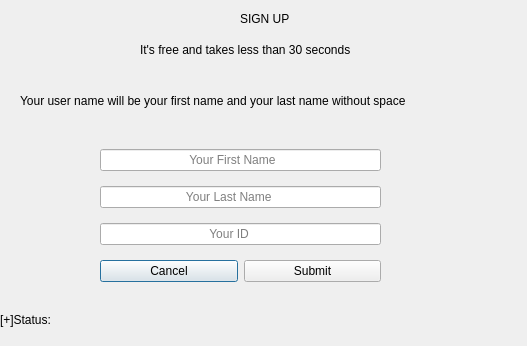
<?xml version="1.0" encoding="UTF-8"?>
<ui version="4.0">
 <class>CreateStudentAccountView</class>
 <widget class="QDialog" name="CreateStudentAccountView">
  <property name="geometry">
   <rect>
    <x>0</x>
    <y>0</y>
    <width>527</width>
    <height>346</height>
   </rect>
  </property>
  <property name="windowTitle">
   <string>Dialog</string>
  </property>
  <widget class="QLabel" name="label">
   <property name="geometry">
    <rect>
     <x>240</x>
     <y>10</y>
     <width>101</width>
     <height>17</height>
    </rect>
   </property>
   <property name="text">
    <string>SIGN UP</string>
   </property>
  </widget>
  <widget class="QLabel" name="label_2">
   <property name="geometry">
    <rect>
     <x>140</x>
     <y>40</y>
     <width>271</width>
     <height>20</height>
    </rect>
   </property>
   <property name="text">
    <string>It's free and takes less than 30 seconds</string>
   </property>
  </widget>
  <widget class="QLabel" name="statusLbl">
   <property name="geometry">
    <rect>
     <x>0</x>
     <y>310</y>
     <width>461</width>
     <height>20</height>
    </rect>
   </property>
   <property name="text">
    <string>[+]Status:</string>
   </property>
  </widget>
  <widget class="QWidget" name="layoutWidget">
   <property name="geometry">
    <rect>
     <x>100</x>
     <y>140</y>
     <width>281</width>
     <height>151</height>
    </rect>
   </property>
   <layout class="QVBoxLayout" name="verticalLayout">
    <item>
     <widget class="QLineEdit" name="firstNameLE">
      <property name="placeholderText">
       <string>                          Your First Name</string>
      </property>
     </widget>
    </item>
    <item>
     <widget class="QLineEdit" name="lastnameLE">
      <property name="placeholderText">
       <string>                         Your Last Name</string>
      </property>
     </widget>
    </item>
    <item>
     <widget class="QLineEdit" name="idLE">
      <property name="placeholderText">
       <string>                                Your ID</string>
      </property>
     </widget>
    </item>
    <item>
     <layout class="QHBoxLayout" name="horizontalLayout">
      <item>
       <widget class="QPushButton" name="cancelBtn">
        <property name="text">
         <string>Cancel</string>
        </property>
       </widget>
      </item>
      <item>
       <widget class="QPushButton" name="submitBtn">
        <property name="text">
         <string>Submit</string>
        </property>
       </widget>
      </item>
     </layout>
    </item>
   </layout>
  </widget>
  <widget class="QLabel" name="label_3">
   <property name="geometry">
    <rect>
     <x>20</x>
     <y>80</y>
     <width>501</width>
     <height>41</height>
    </rect>
   </property>
   <property name="text">
    <string>Your user name will be your first name and your last name without space</string>
   </property>
  </widget>
 </widget>
 <resources/>
 <connections/>
</ui>
